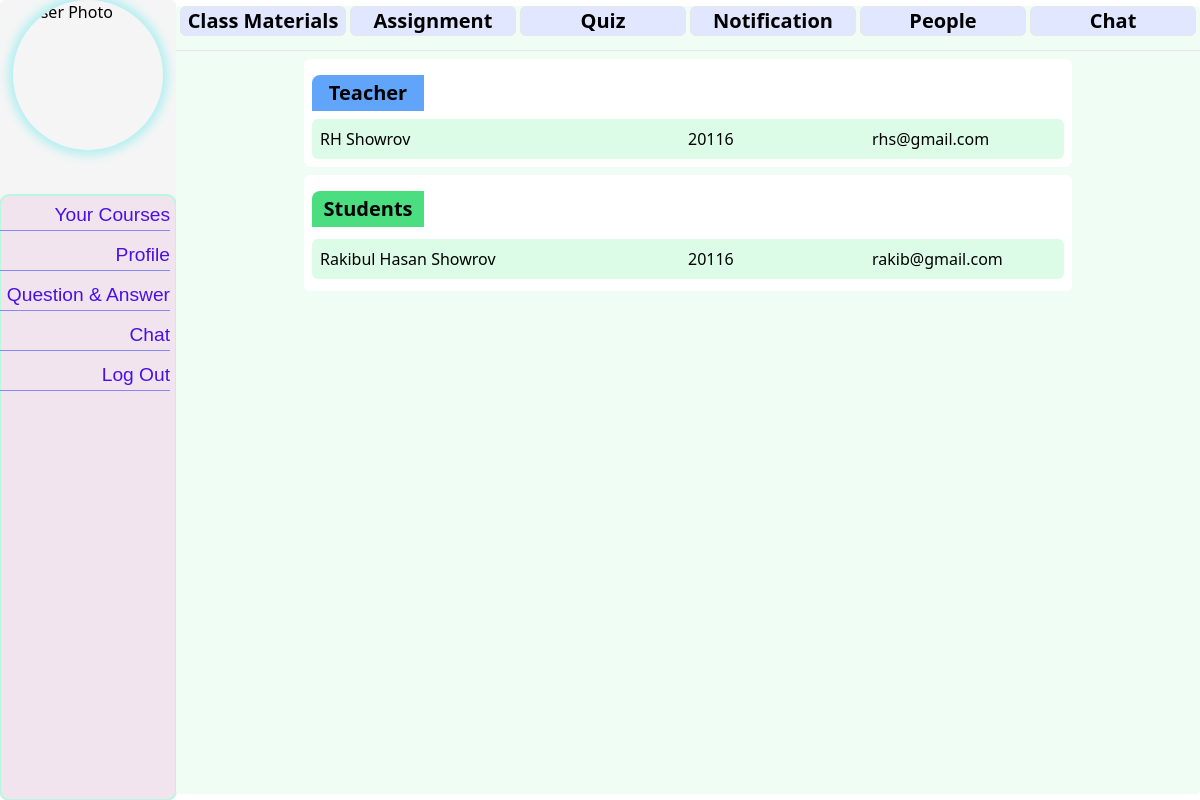
Before: /course/1/people/ with the older database file.
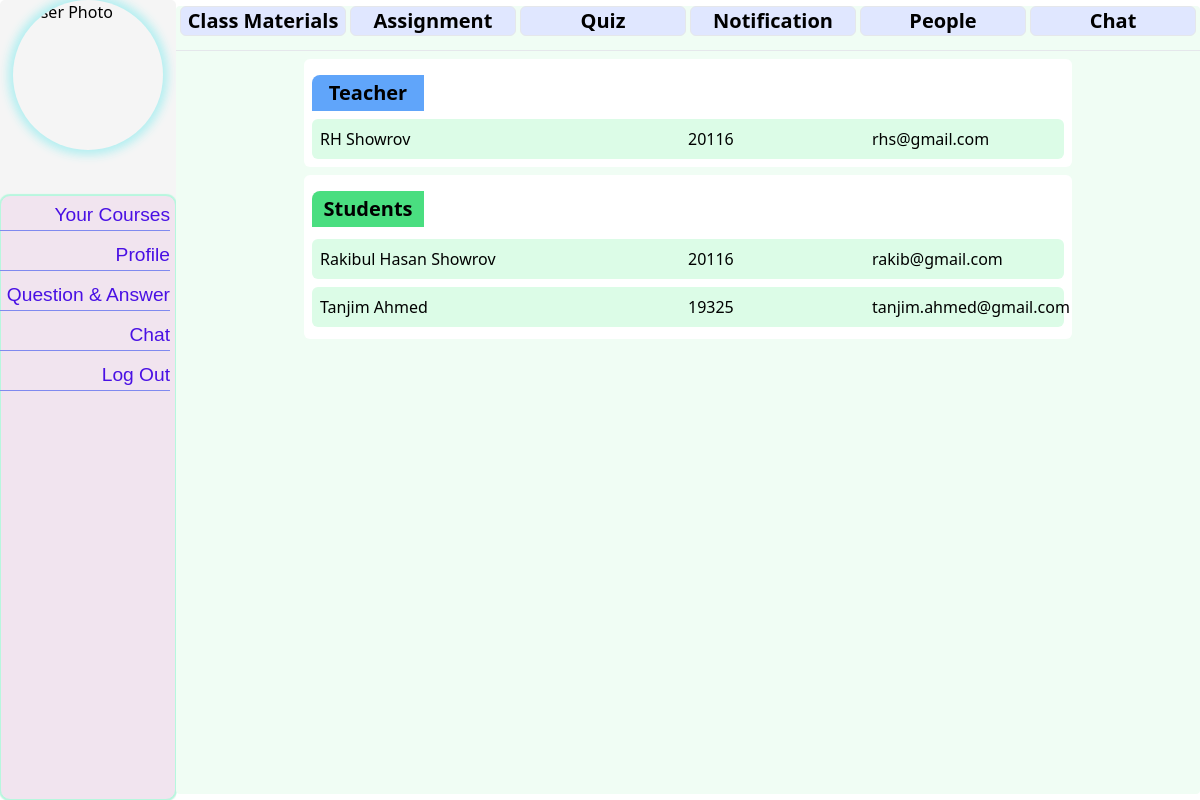
After: the same page with the newer database file.
### student/models.py (models this page shows, shortened)
class StudentEnrolled(models.Model):
  course=models.ForeignKey(Course,on_delete=models.CASCADE)
  student=models.ForeignKey(Student,on_delete=models.CASCADE, related_name='student_enrollments')
  class Meta:
    unique_together=('course','student')

class Student(models.Model):
  user=models.OneToOneField(User,on_delete=models.CASCADE, related_name='student_profile')
  student_id = models.IntegerField(
        unique=True,
        validators=[MinValueValidator(10000), MaxValueValidator(99999)],  # Ensure it's a 5-digit number
        blank=True
    )
  fullname = models.CharField(max_length=120, blank=True)
  dob = models.DateField(blank=True,null=True)
  profile_pic = models.ImageField(upload_to='profile_pics/students', blank=True)
  profile_type = models.CharField(max_length=20, default="Student")

### courses/views.py (the view)
# urls.py: path('people/',views.people,name='people')
def people(request,pk):
    course=get_object_or_404(Course,pk=pk)
    teacher_obj = TeacherEnrolled.objects.filter(course=course).first()
    if teacher_obj is not None:
      teacher=teacher_obj.teacher
    else:
        teacher=False
    students=StudentEnrolled.objects.filter(course=course)
    context={
        'teacher':teacher,
        'students':students,
        'course':course,
    }
    return render(request,'course/people.html',context=context)

### e_Learning_Application/context_processors.py (called while the page is built, shortened)
def profile_context(request):
    return {'profile': None, 'is_student': False, 'is_teacher': False}

### templates/course/people.html (shortened to what this page needs)
{% extends 'course/courseDetails.html' %}
{% load static %}
{% block course_content %}
{%if teacher%}
<div class="flex flex-col w-3/4 mx-auto rounded-md bg-white my-2 p-2">
  <div class="bg-blue-400 font-semibold text-xl w-28 text-center rounded-tl-lg my-2 p-1"> Teacher</div>
<div class="bg-green-100 rounded-md p-2 font-medium flex flex-row justify-between">
  <div class="w-1/2 ">{{teacher.fullname}}</div>
  <div class="w-1/4">{{teacher.teacher_id}}</div>
  <a class="w-1/4" href="mailto:{{ teacher.user.email }}">{{teacher.user.email}}</a>
</div>
</div>
{%else%}
<div class="bg-red-500 mx-auto w-3/4 p-3 my-3 rounded-md">
  <h1 class="font-bold text-center">Teacher has not been assigned yet!!</h1>
</div>
{%endif%}
{%if students%}
<div class="flex flex-col w-3/4 mx-auto rounded-md bg-white my-2 p-2">
  <div class="bg-green-400 font-semibold text-xl w-28 text-center rounded-tl-lg my-2 p-1"> Students</div>
  {% for s in students%}
  <div class="bg-green-100 rounded-md p-2 font-medium flex flex-row justify-between my-1">
    <div class="w-1/2 ">{{s.student.fullname}}</div>
    <div class="w-1/4">{{s.student.student_id}}</div>
    <a class="w-1/4" href="mailto:{{ s.student.user.email }}">
      <div>{{s.student.user.email}}</div></a>
  </div>
  {%endfor%}
</div>
{%else%}
<div class="bg-red-500 mx-auto w-3/4 p-3 my-3 rounded-md">
  <h1 class="font-bold text-center">No Student Found !!</h1>
</div>
{%endif%}
{%endblock%}

Changed rows visible on the page:
added StudentEnrolled: student.fullname "Tanjim Ahmed", student.student_id "19325", student.user.email "tanjim.ahmed@gmail.com"
